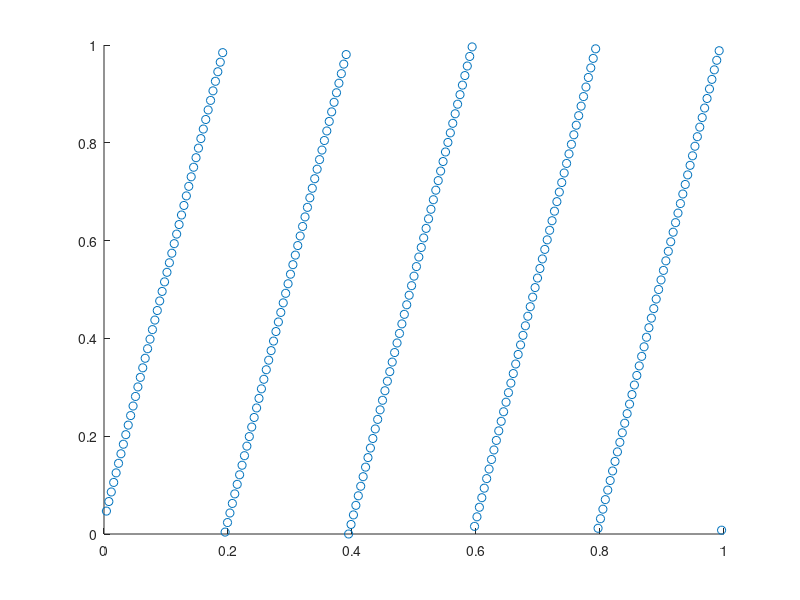

MATLAB code to generate this figure:
% Linear Congruent Random Number Generator..
clear
clc

a = 5
c = 7
m = 2^8
x0 =0

x_m1=zeros(m,1);

for k=1:m  
    x0=mod((a*x0+c),m);
    x_m1(k) = x0;
end;
disp('The Random Numbers are');
u_m1 = x_m1/m
scatter(u_m1(1:end-1), u_m1(2:end), 'red')
